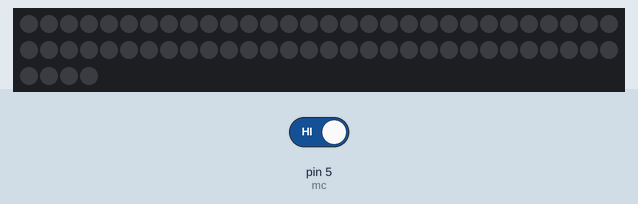
This sketch was run on a simulated Arduino Uno, built with avr-gcc and run on an emulated ATmega328P. On the bench: 64 RGB LEDs in strip order, left to right, continuing on the next row. The inputs (shaded band) are chosen by the test bench; at power-on: pin 5 (mc) HIGH. Dim RGB values are drawn brighter than linear.

Above: at 2.2 s.
2.3 s: pin 5 (mc) driven LOW
At 2.46 s:
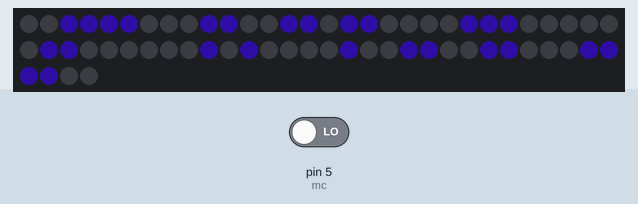
5.3 s: pin 5 (mc) driven HIGH
At 6.4 s:
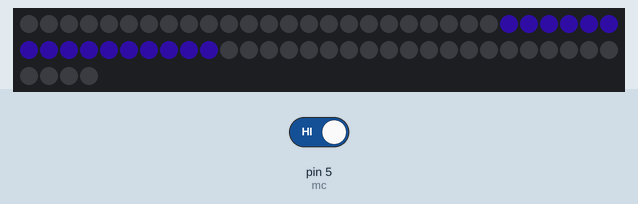
Timing chart, 0 to 8.3 s (numbered marks = the images above; inputs shaded):
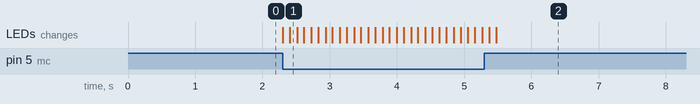

The sketch:

LED-MASK_TEH_CODE_.ino
```cpp
//===============================================  CMD-137  ======================================================
#include "FastLED.h"  //应用库

#define NUM_LEDS 64 //定义灯珠数量
#define DATA_PIN 6 //定义输出信号引脚
#define LED_TYPE WS2812//灯带型号
#define COLOR_ORDER GRB//颜色顺序

#define mc 5//麦克风信号输出引脚
#define vcc4 4//麦克风供电
 uint8_t maxbright = 100; // 最大亮度（0--255）

 CRGB leds[NUM_LEDS]; //建立光带对象
 CRGB mycolor(30,10,100);//定义灯珠统一颜色
void setup() {
  Serial.begin(9600);
  delay(1000);//稳定型等待
  pinMode(mc,INPUT);
  pinMode(vcc4,OUTPUT);
  LEDS.addLeds<LED_TYPE,DATA_PIN,COLOR_ORDER>(leds, NUM_LEDS);//初始化灯带
  FastLED.setBrightness(maxbright);//初始化亮度
  //by CMD-137
  digitalWrite(vcc4,HIGH);


}

void loop() {
int mcout=digitalRead(mc);

  if(mcout==0){
  ledmod1();
  //delay(2);
  FastLED.clear();

  ledmod2();
  delay(100);
  FastLED.clear();

  ledmod3();
  delay(100);
  FastLED.clear();

  ledmod1();
  delay(1);
  FastLED.clear();
  }
}


void ledmod1(){         //led闭嘴表情
  leds[24]=mycolor;
  leds[25]=mycolor;
  leds[26]=mycolor;
  leds[27]=mycolor;
  leds[28]=mycolor;
  leds[29]=mycolor;
  leds[30]=mycolor;
  leds[31]=mycolor;
  leds[32]=mycolor;
  leds[33]=mycolor;
  leds[34]=mycolor;
  leds[35]=mycolor;
  leds[36]=mycolor;
  leds[37]=mycolor;
  leds[38]=mycolor;
  leds[39]=mycolor;
  FastLED.show();
   }

  void ledmod2(){   //表情变化过渡
   leds[11]=mycolor;
   leds[12]=mycolor;
   leds[17]=mycolor;
   leds[18]=mycolor;
   leds[21]=mycolor;
   leds[22]=mycolor;
   leds[24]=mycolor;
   leds[31]=mycolor;
   leds[32]=mycolor;
   leds[41]=mycolor;
   leds[42]=mycolor;
   leds[43]=mycolor;
   leds[44]=mycolor;
   leds[45]=mycolor;
   leds[46]=mycolor;
   leds[39]=mycolor;
   FastLED.show();
   }

  void  ledmod3(){    //张嘴表情
   leds[2]=mycolor;
   leds[3]=mycolor;
   leds[4]=mycolor;
   leds[5]=mycolor;
   leds[9]=mycolor;
   leds[10]=mycolor;
   leds[13]=mycolor;
   leds[14]=mycolor;
   leds[16]=mycolor;
   leds[17]=mycolor;
   leds[22]=mycolor;
   leds[23]=mycolor;
   leds[24]=mycolor;
   leds[31]=mycolor;
   leds[32]=mycolor;
   leds[39]=mycolor;
   leds[41]=mycolor;
   leds[46]=mycolor;
   leds[49]=mycolor;
   leds[50]=mycolor;
   leds[53]=mycolor;
   leds[54]=mycolor;
   leds[58]=mycolor;
   leds[59]=mycolor;
   leds[60]=mycolor;
   leds[61]=mycolor;
   FastLED.show();
    }
```

Measured:
- after the input at 2.3 s, the LEDs: first change at once (image 1 shows a later state)
- after the input at 5.3 s, the LEDs: first differ from a run without the input after 0.17 s (image 2)
